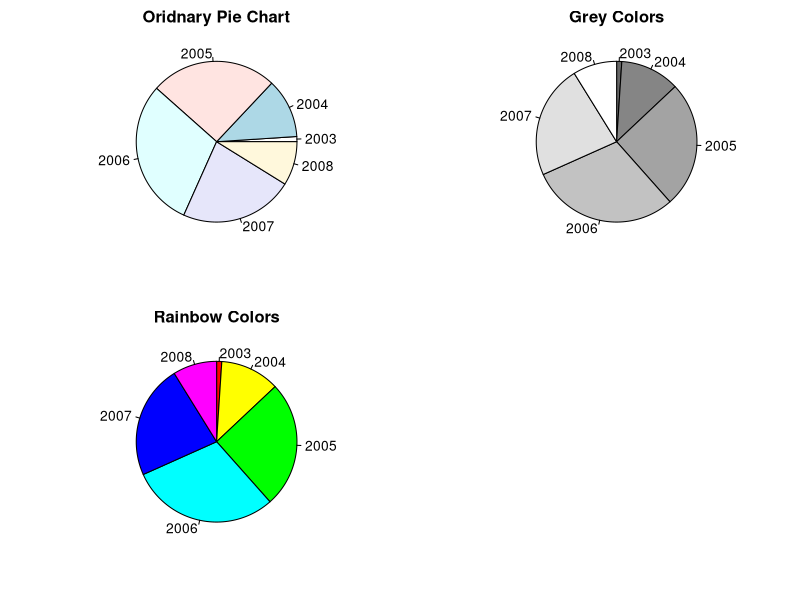

Recreate this plot in R. (Note: this script raises an error after producing the figure.)
#Chapter 7
#Topics:
# Pie Chart, pie()
# par()
# Bar Chart, barplot()
# Strip Chart, stripchart()
# Boxplot, boxplot()

#setwd("/home/diego/Learning/LearningR") #Laptop 
#setwd("/home/valdeslab/Learning/LearningR") #GreenMachine
rm(list = ls()) #clear environment

#Pie Chart
BFCases = read.table(file = "RBook/BirdFluCases.txt", header = TRUE)
names(BFCases)
str(BFCases)

Cases = rowSums(BFCases[ , 2:16]) #Sum up rows for cols 2:16
names(Cases) = BFCases[ , 1] #Assign names to be the year
Cases

par(mfrow = c(2,2), mar = c(3,3,2,1))
pie(Cases, main = "Oridnary Pie Chart")
pie(Cases, col = gray(seq(0.4, 1.0, length = 6)), clockwise = TRUE, main = "Grey Colors")
pie(Cases, col = rainbow(6), clockwise = TRUE, main = "Rainbow Colors")
#install plotrix 
install.packages("plotrix")
library(plotrix)
pie3D(Cases, labels = names(Cases), explode = 0.1, main = "3d Pie Chart", labelcex = 0.6)

#par()
#Provides graph parameters
#mfrow(x,y) - x rows, y cols
#mar(b,l,t,r) - white space between graphs - bottom, left, top, right 

op = par(mfrow = c(2,2), mar = c(3,3,2,1)) #Set par to display charts
pie(Cases, main = "Oridnary Pie Chart")
pie(Cases, col = gray(seq(0.4, 1.0, length = 6)), clockwise = TRUE, main = "Grey Colors")
pie(Cases, col = rainbow(6), clockwise = TRUE, main = "Rainbow Colors")
pie3D(Cases, labels = names(Cases), explode = 0.1, main = "3d Pie Chart", labelcex = 0.6)
par(op) #Reset to default
pie3D(Cases, labels = names(Cases), explode = 0.1, main = "3d Pie Chart", labelcex = 0.6)

#Bar Chart
BFDeaths = read.table(file = "RBook/BirdFluDeaths.txt", header = TRUE, check.names = FALSE) #File has a bad name
names(BFDeaths)
str(BFDeaths)
colnames(BFDeaths)[8] = "Indonesia" #Change to a good name

Deaths = rowSums(BFDeaths[, 2:16])
names(Deaths) = BFDeaths[,1]
Deaths

par(mfrow = c(2,2), mar = c(3,3,2,1))
barplot(Cases, main = "Bird Flu Cases")
Counts = cbind(Cases, Deaths)
barplot(Counts)
barplot(t(Counts), col = gray(c(0.5, 1))) #Use t() to transpose data for chart making
barplot(t(Counts), beside = TRUE)
barplot(Counts, beside = TRUE)

par(mfrow = c(1,2))
barplot(t(Counts), beside = TRUE)
barplot(Counts, beside = TRUE)

Benthic = read.table(file = "RBook/RIKZ2.txt", header = TRUE)
Bent.M = tapply(Benthic$Richness, INDEX = Benthic$Beach, FUN = mean) #Bent.M = tapply(Benthic$Richness, Benthic$Beach, mean)
Bent.sd = tapply(Benthic$Richness, Benthic$Beach, sd)
MSD = cbind(Bent.M, Bent.sd)

#Create the bar chart in stages
barplot(Bent.M)
barplot(Bent.M, xlab = "Beach", ylim = c(0,20), ylab = "Richness", col = rainbow(9)) #Add labels and color
bp = barplot(Bent.M, xlab = "Beach", ylim = c(0,20), ylab = "Richness", col = rainbow(9)) #Assign mid points of x axis to be starts of sd
bp
arrows(bp, Bent.M, bp, Bent.M + Bent.sd, lwd = 1.5, angle = 90, length = 0.1) #Add the arrows for the sd
box() #Put a box around the plot

#Strip Chart
Benth.le = tapply(Benthic$Richness, Benthic$Beach, length) #Sample size for each beach
Bent.se = Bent.sd / sqrt(Benth.le) #Standard error - divide sd by sample size

stripchart(Benthic$Richness ~ Benthic$Beach, vert = TRUE, pch = 1, method = "jitter", jit = 0.05, xlab = "Beach", ylab = "Richness")
points(1:9, Bent.M, pch = 16, cex = 1.5) #Add means of each beach
arrows(1:9, Bent.M, 1:9, Bent.M + Bent.se, lwd = 1.5, angle = 90, length = 0.1) #Add the sd
arrows(1:9, Bent.M, 1:9, Bent.M - Bent.se, lwd = 1.5, angle = 90, length = 0.1)

#Boxplot
Owls = read.table(file = "RBook/Owls.txt", header = TRUE)
names(Owls)
str(Owls)

boxplot(Owls$NegPerChick)
par(mfrow = c(2,2))
boxplot(NegPerChick ~ SexParent, data = Owls)
boxplot(Owls$NegPerChick ~ Owls$FoodTreatment)
boxplot(Owls$NegPerChick ~ Owls$SexParent * Owls$FoodTreatment)
boxplot(Owls$NegPerChick ~ Owls$SexParent * Owls$FoodTreatment,
        names = c("F/Dep", "M/Dep", "F/Sat", "M/Sat"))
dev.off()

boxplot(NegPerChick ~ Nest, data = Owls)
boxplot(NegPerChick ~ Nest, data = Owls,
        axes = FALSE, ylim = c(-3,8.5)) #draw without axes and lower limit
axis(2, at = c(0,2,4,6,8)) #Create the axes on left(2)
text(x = 1.27, y = -2, labels = levels(Owls$Nest), cex = 0.75, srt = 65) #cex - font size, srt - angle

Benthic.n = tapply(Benthic$Richness, Benthic$Beach, length) #Observations per beach
Benthic.n
boxplot(Richness ~ Beach, data = Benthic, col = "grey", 
        xlab = "Beach", ylab = "Richness")
#Create the info of the graph which can be used to position graphics on the plot
BP.info = boxplot(Richness ~ Beach, 
                  data = Benthic, col = "grey", 
                  xlab = "Beach", ylab = "Richness") 
BP.info$stats
#Obtain midpoints of boxes
BP.midp <- BP.info$stats[2, ] +
  (BP.info$stats[4, ] - BP.info$stats[2,]) / 2

text(1:9, BP.midp, Benthic.n, col = "white", font = 2) #Add text of sample size

#7.4 





